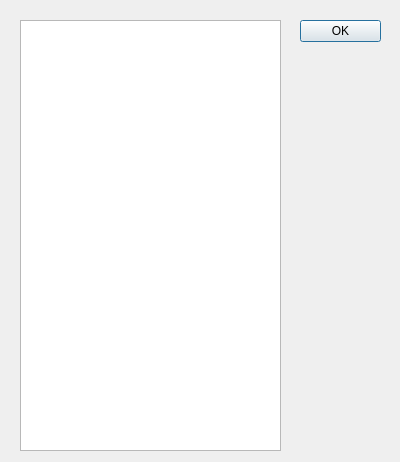
<ui version="4.0" >
 <class>viewHex_dialog</class>
 <widget class="QDialog" name="viewHex_dialog" >
  <property name="windowModality" >
   <enum>Qt::ApplicationModal</enum>
  </property>
  <property name="geometry" >
   <rect>
    <x>0</x>
    <y>0</y>
    <width>400</width>
    <height>462</height>
   </rect>
  </property>
  <property name="windowTitle" >
   <string>EWItool - View Patch in Hex</string>
  </property>
  <widget class="QDialogButtonBox" name="buttonBox" >
   <property name="geometry" >
    <rect>
     <x>300</x>
     <y>20</y>
     <width>81</width>
     <height>241</height>
    </rect>
   </property>
   <property name="orientation" >
    <enum>Qt::Vertical</enum>
   </property>
   <property name="standardButtons" >
    <set>QDialogButtonBox::Ok</set>
   </property>
  </widget>
  <widget class="QTextEdit" name="textEdit" >
   <property name="geometry" >
    <rect>
     <x>20</x>
     <y>20</y>
     <width>261</width>
     <height>431</height>
    </rect>
   </property>
   <property name="font" >
    <font>
     <family>Monospace</family>
     <kerning>false</kerning>
    </font>
   </property>
   <property name="cursor" stdset="0" >
    <cursorShape>IBeamCursor</cursorShape>
   </property>
   <property name="undoRedoEnabled" >
    <bool>false</bool>
   </property>
   <property name="lineWrapMode" >
    <enum>QTextEdit::WidgetWidth</enum>
   </property>
   <property name="readOnly" >
    <bool>true</bool>
   </property>
  </widget>
 </widget>
 <resources/>
 <connections>
  <connection>
   <sender>buttonBox</sender>
   <signal>accepted()</signal>
   <receiver>viewHex_dialog</receiver>
   <slot>accept()</slot>
   <hints>
    <hint type="sourcelabel" >
     <x>248</x>
     <y>254</y>
    </hint>
    <hint type="destinationlabel" >
     <x>157</x>
     <y>274</y>
    </hint>
   </hints>
  </connection>
  <connection>
   <sender>buttonBox</sender>
   <signal>rejected()</signal>
   <receiver>viewHex_dialog</receiver>
   <slot>reject()</slot>
   <hints>
    <hint type="sourcelabel" >
     <x>316</x>
     <y>260</y>
    </hint>
    <hint type="destinationlabel" >
     <x>286</x>
     <y>274</y>
    </hint>
   </hints>
  </connection>
 </connections>
</ui>
